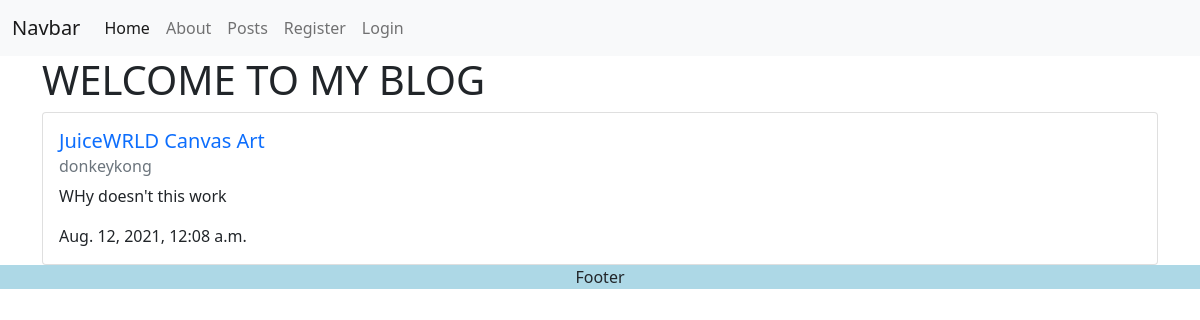
The page /blog/posts/ on the database as committed earlier.
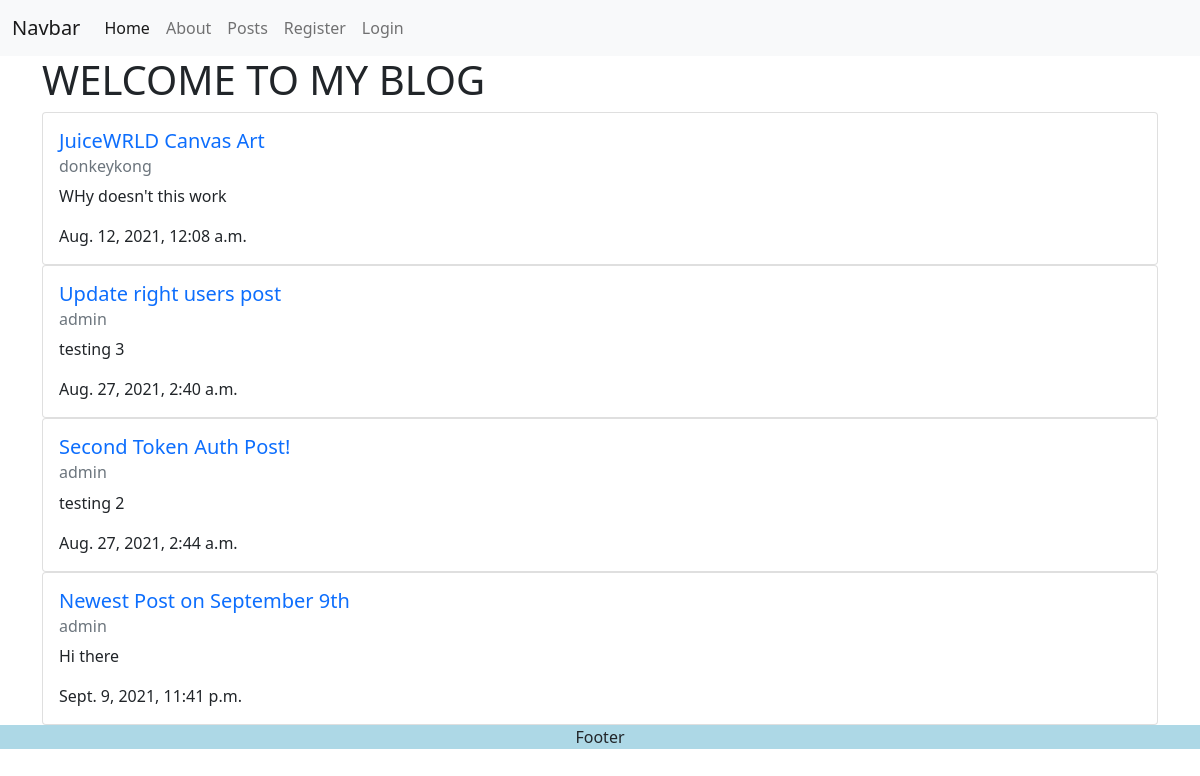
The same page on the database as committed later.
### blog/models.py (models this page shows, shortened)
class Post(models.Model):
    title = models.CharField(max_length=255)
    author = models.ForeignKey(User, on_delete=models.CASCADE)
    content = models.TextField()
    date_posted = models.DateTimeField(auto_now_add=True)

### blog/views.py (the view)
# urls.py: path('posts/', views.posts, name='api-posts'),
def posts(request):
    posts = Post.objects.all()
    context = {
        'posts': posts,
        'page_title': 'WELCOME TO MY BLOG'
    }
    return render(request, 'blog/posts.html', context)

### blog/templates/blog/posts.html (shortened to what this page needs)
{% extends 'blog/base.html' %}
{% block content %}
<h1>{{ page_title }}</h1>
{% for p in posts %}
        <div class="card">
            <div class="card-body">
              <a class="text-decoration-none" href="{% url 'blog-individualpost' post_id=p.id %}">
                <h5 class="card-title">{{ p.title }}</h5>
              </a>
              <h6 class="card-subtitle mb-2 text-muted">{{ p.author }}</h6>
              <p class="card-text">{{ p.content }}</p>
              <p class="card-text">{{ p.date_posted }}</p>
            </div>
        </div>
{% endfor %}
{% endblock %}

Rows that differ between the two databases and show on the page:
added Post: title "Update right users post", author "admin", content "testing 3", date_posted "Aug. 27, 2021, 2:40 a.m."
added Post: title "Second Token Auth Post!", author "admin", content "testing 2", date_posted "Aug. 27, 2021, 2:44 a.m."
added Post: title "Newest Post on September 9th", author "admin", content "Hi there", date_posted "Sept. 9, 2021, 11:41 p.m."
